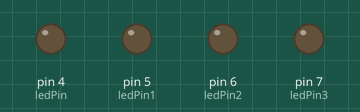
Recording of a sketch running on a simulated Arduino Uno, built with avr-gcc and run on an emulated ATmega328P. On the bench: output pins drawn as LEDs (lit = HIGH). What the sketch prints to the serial monitor is not drawn.

Above: at 0.1 s.
At 22.6 s:
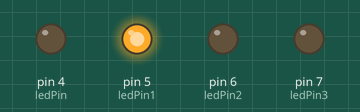
At 39.6 s:
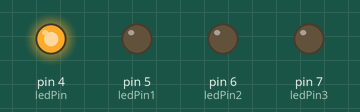
Timing chart, 0 to 40.0 s (numbered marks = the images above):
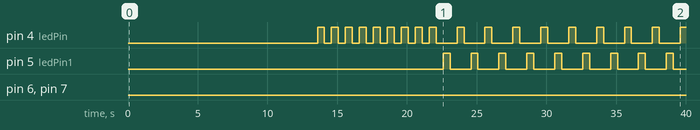

The sketch:

JosephW_SS1.i.ino
```cpp
int timmy = 1;
const int ledPin = 4;
const int ledPin1 = 5;
const int ledPin2 = 6;
const int ledPin3 = 7;
int wbls = 500;
void setup()
{
  pinMode(ledPin,OUTPUT);
  pinMode(ledPin1,OUTPUT);
  pinMode(ledPin2,OUTPUT);
  pinMode(ledPin3,OUTPUT);
  Serial.begin(115200);
  // put your setup code here, to run once:

}

void loop() {
  timmy++;

  Serial.println(timmy);
    Serial.println("you will get it");
    if (timmy>7000)
    {
digitalWrite(ledPin, HIGH);
delay(wbls);
digitalWrite(ledPin, LOW);
delay(wbls);

    }
    else
    {
digitalWrite(ledPin,LOW);
    }

    if (timmy > 7008)
    {
digitalWrite(ledPin1, HIGH);
delay(wbls);
digitalWrite(ledPin1, LOW);
delay(wbls);

    }
    else
{
digitalWrite(ledPin2,LOW);
}

if (timmy>7024)
    {
digitalWrite(ledPin2, HIGH);
delay(wbls);
digitalWrite(ledPin2, LOW);
delay(wbls);

    }
    else
    {
digitalWrite(ledPin2,LOW);
    }
if (timmy>7028)
    {
digitalWrite(ledPin3, HIGH);
delay(250);
digitalWrite(ledPin3, LOW);
delay(500);
digitalWrite(ledPin,HIGH);
delay(250);
digitalWrite(ledPin,LOW);

    }
    else
    {
digitalWrite(ledPin3,LOW);
    }
  // put your main code here, to run repeatedly:


}
```

Measured:
- by itself, pin 4 (ledPin): goes 8 × (HIGH 0.50 s, LOW 0.50 s), 9 × (HIGH 0.50 s, LOW 1.5 s), then HIGH
- by itself, pin 5 (ledPin1): LOW → HIGH at 22.6 s, → LOW 0.50 s later, → HIGH 1.5 s later, → LOW 0.50 s later, … (18 changes in this stretch)
